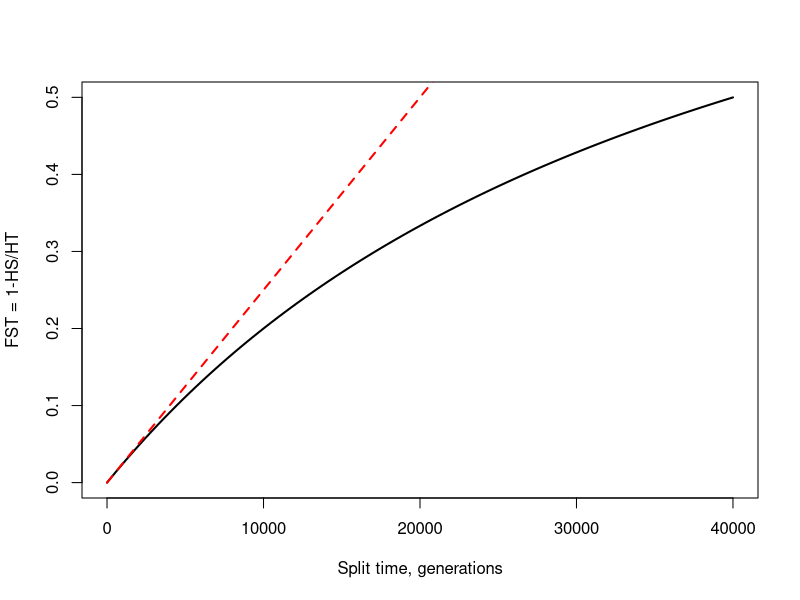

Write the R code that produced this figure.
mu=1e-8;
Time<-seq(1,4e4,length=100);
N=1e4;
theta= 4*N*mu;
HB = 1-(1-mu)^(2*Time) + (1-mu)^(2*Time)*theta/(theta+1); 
HS =theta/(theta+1)
HT= (HB+HS)/2

plot(Time,1-HS/HT,type="l",lwd=2,xlab="Split time, generations",ylab="FST = 1-HS/HT")

lines(Time,Time/(4*N),col="red",lwd=2,lty=2)
